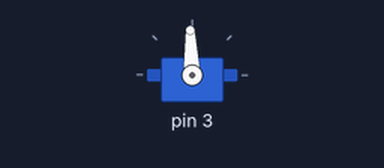
Bench run of a program on a simulated Arduino Uno, built with avr-gcc and run on an emulated ATmega328P. On the bench: servo. What the program prints to the serial monitor is not drawn.

Above: at 1.05 s.
Timing chart, 0 to 20.5 s (numbered marks = the images above):
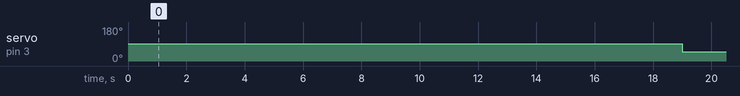

Measured:
- by itself, servo on pin 3: alternates 92° for 3.0 s and 50° for 12.0 s

The program:

main.cpp
```cpp
#include <Arduino.h>
#include <Servo.h>
#include <Ticker.h>

class Application {
   public:
    Application() {
        _interval    = 0;
        _period      = 0;
        _init_angle  = 0;
        _push_angle  = 0;
        _port_number = 0;
        _timer       = nullptr;
        _enable_port = false;
    }

    static void push_button(void) {
        _enable_button = true;
    }

    void setServoPortNumber(int portNumber) {
        if (_enable_port == false) {
            _port_number = portNumber;
            _enable_port = true;
        }
    }

    void begin(uint32_t period, uint32_t interval, uint32_t init_angle, uint32_t push_angle) {
        Serial.begin(115200);

        if (_enable_port) {
            _period     = period;
            _interval   = interval;
            _init_angle = init_angle;
            _push_angle = push_angle;

            _servo.attach(_port_number);
            _servo.write(_init_angle);  //off
            delay(1000);
            _timer = new Ticker(push_button, _period, 0, MICROS);
            _timer->start();
        } else {
            Serial.println("Servo port is disable");
        }
    }

    void update(void) {
        if (_timer != nullptr) {
            _timer->update();

            if (_enable_button) {
                _servo.write(_init_angle);  //off
                delay(_interval);

                _servo.write(_push_angle);  //on
                Serial.print("Push Button! Count = ");
                Serial.println(_timer->counter());

                _enable_button = false;
            }
        }
    }

   private:
    uint32_t _interval;
    uint32_t _period;
    uint32_t _init_angle;
    uint32_t _push_angle;
    uint32_t _port_number;
    Servo _servo;
    Ticker* _timer;

    bool _enable_port;
    static bool _enable_button;
};

Application theApp;

bool Application::_enable_button = false;

//Settings
constexpr uint32_t interval   = 3 * 1000;   //3sec)
constexpr uint32_t period     = 15 * 1000;  //12sec
constexpr uint32_t init_angle = 92;         //degree
constexpr uint32_t push_angle = 50;         //degree

void setup(void) {
    theApp.setServoPortNumber(3);
    theApp.begin(period, interval, init_angle, push_angle);
}

void loop(void) {
    theApp.update();
}
```
